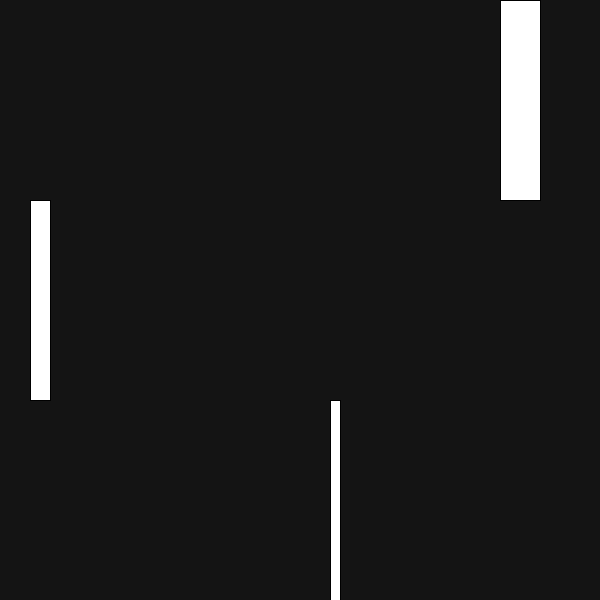
Frame 1 (no input)
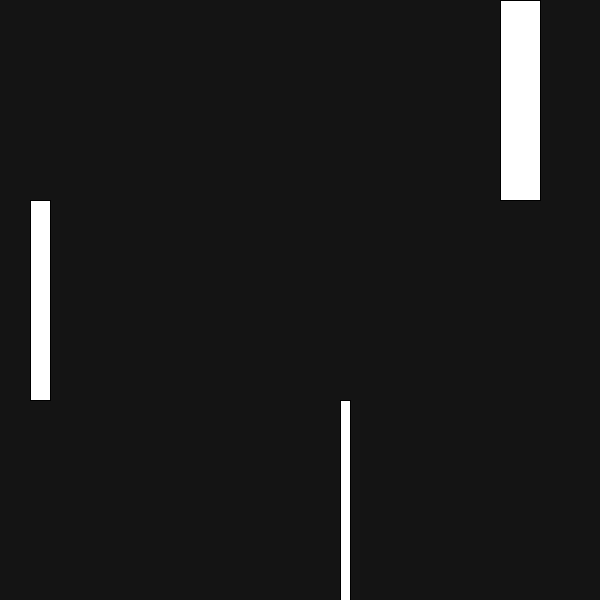
Frame 60 (the mouse pressed at the canvas centre just before this capture)
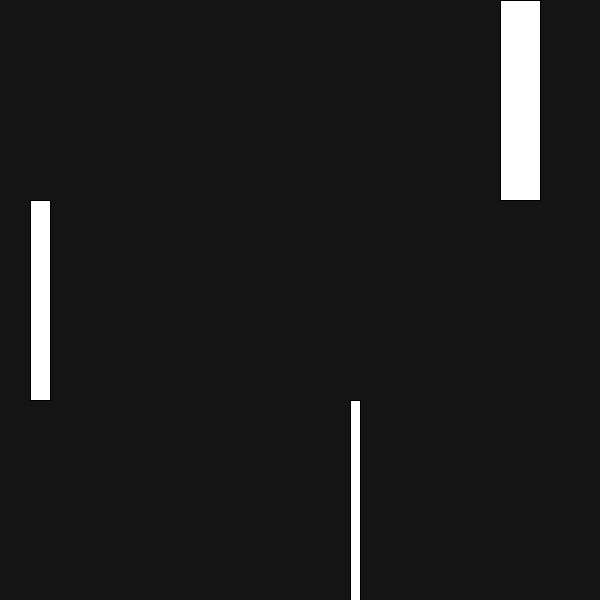
Frame 120 (the mouse held since frame 60 and released just before this capture)

The Processing sketch that drew these frames (run headless with seeded random() and noise(); from frame 60 on, the mouse is pressed at the canvas centre):

// Processing sketch: exam_09
// ── exam_09.pde
void setup() {
  size(600, 600);
}

void draw() {
  background(20);
  
  fill(255);
  
  float hourPos = map(hour(), 0, 24, 0, width); 
  rect(hourPos, 00, width/15, 200); 
  
  float minutePos = map(minute(), 0, 60, 0, width); 
  rect(minutePos, 200, width/30, 200); 
  
  float secondPos = map(second(), 0, 60, 0, width);
  rect(secondPos, 400, width/60, 600);
}
